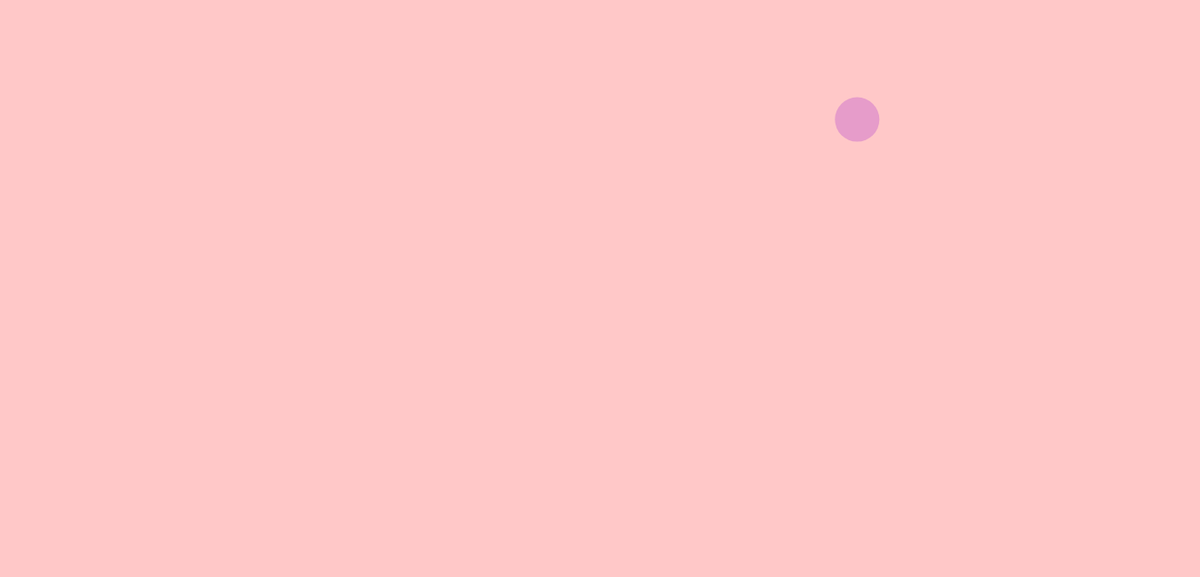
Frame 1 (no input)
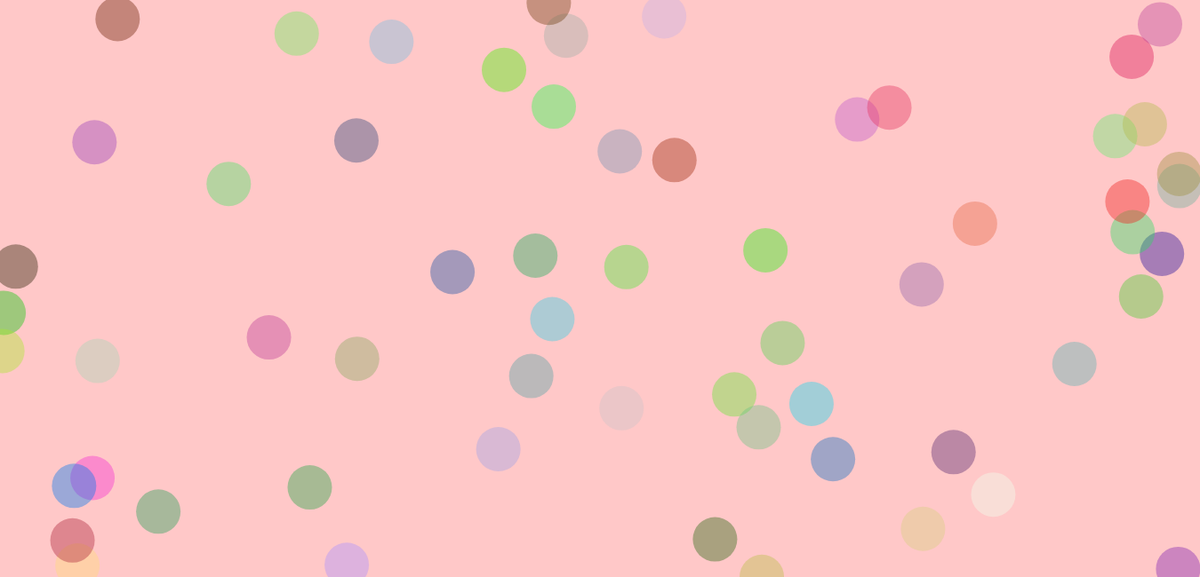
Frame 60 (no input)
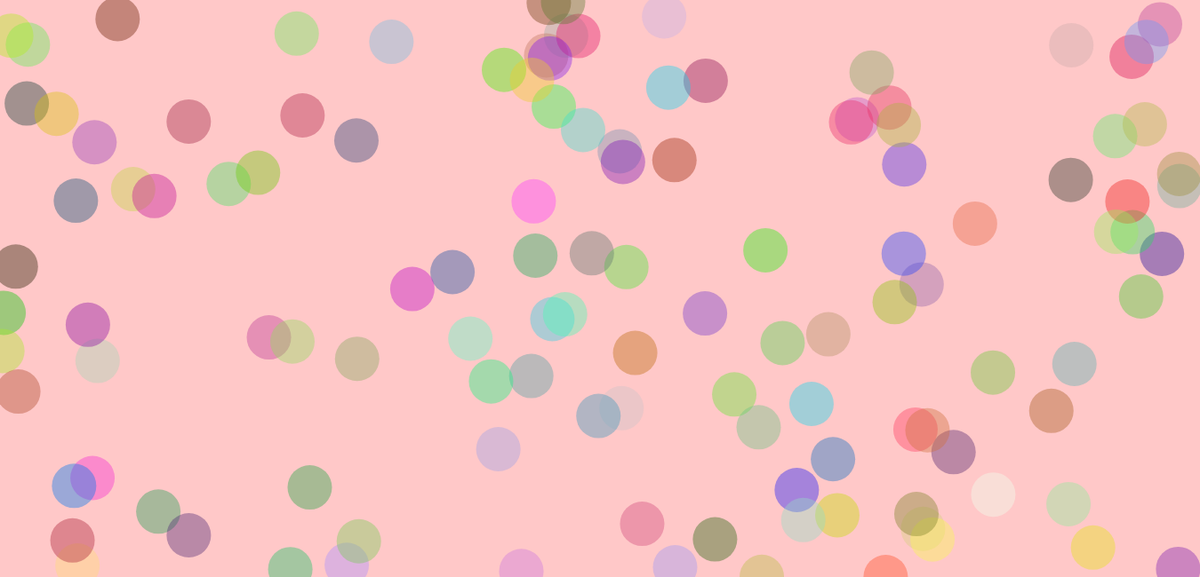
Frame 120 (the mouse pressed at the canvas centre since frame 60)

The p5.js sketch that drew these frames (run headless with seeded random() and noise() and a simulated clock; from frame 60 on, the mouse is pressed at the canvas centre):

// p5.js sketch
// ── sketch.js
var x , y , a, b, c = 0;
function setup() {
  createCanvas(1350, 650);
  background(255,200,200);
}

function draw() {

  x = random(0,width);
  y = random(0,height);

  a = random(0,255);
  b = random(0,255);
  c = random(0,255);
  fill(a,b,c,100);
  noStroke();
  ellipse(x,y, 50, 50);
}
